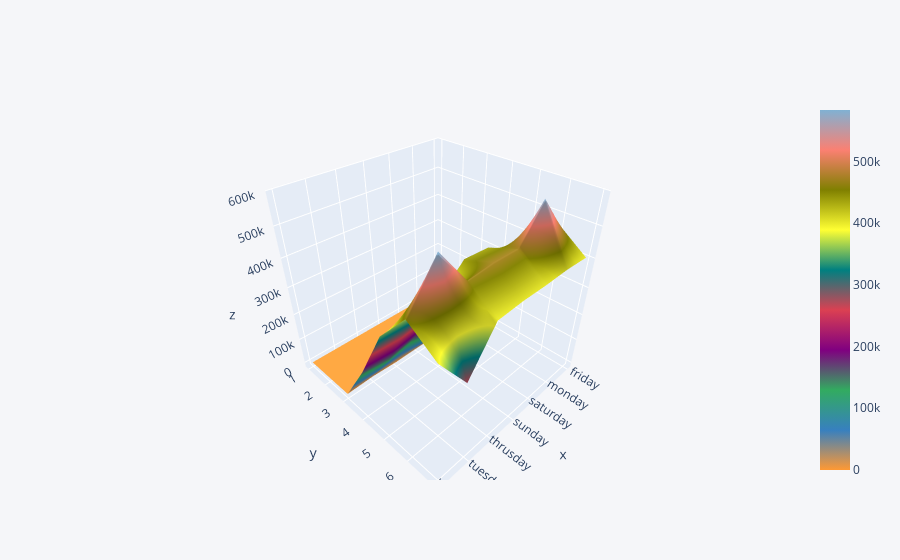

This figure's notebook cell:
### Code cell
df.groupby(['weekday','month']).sum()['deaths'].unstack().iplot(kind='surface')

### Figure 1 — Plotly figure (JSON) as saved in the notebook; plotly's stock layout.template omitted (floating-point values rounded to 4 significant figures)
{"data": [{"colorscale": [[0, "rgb(255, 153, 51)"], [0.1111, "rgb(55, 128, 191)"], [0.2222, "rgb(50, 171, 96)"], [0.3333, "rgb(128, 0, 128)"], [0.4444, "rgb(219, 64, 82)"], [0.5556, "rgb(0, 128, 128)"], [0.6667, "rgb(255, 255, 51)"], [0.7778, "rgb(128, 128, 0)"], [0.8889, "rgb(251, 128, 114)"], [1, "rgb(128, 177, 211)"]], "type": "surface", "x": ["friday", "monday", "saturday", "sunday", "thrusday", "tuesday", "wednesday"], "y": [1, 2, 3, 4, 5, 6, 7], "z": [[0, 0, 0, 0, 0, 0, 0], [0, 0, 1, 0, 0, 0, 0], [2107, 4056, 2731, 3258, 1620, 5232, 1265], [117083, 137033, 124641, 130464, 172148, 147038, 162085], [428223, 337884, 434388, 438711, 357681, 344037, 351479], [467681, 578241, 470157, 471388, 464454, 583253, 459380], [402019, 406135, 403722, 404791, 399705, 267319, 397184]]}], "layout": {"legend": {"bgcolor": "#F5F6F9", "font": {"color": "#4D5663"}}, "paper_bgcolor": "#F5F6F9", "plot_bgcolor": "#F5F6F9", "title": {"font": {"color": "#4D5663"}}, "xaxis": {"gridcolor": "#E1E5ED", "showgrid": true, "tickfont": {"color": "#4D5663"}, "title": {"font": {"color": "#4D5663"}, "text": ""}, "zerolinecolor": "#E1E5ED"}, "yaxis": {"gridcolor": "#E1E5ED", "showgrid": true, "tickfont": {"color": "#4D5663"}, "title": {"font": {"color": "#4D5663"}, "text": ""}, "zerolinecolor": "#E1E5ED"}}}
